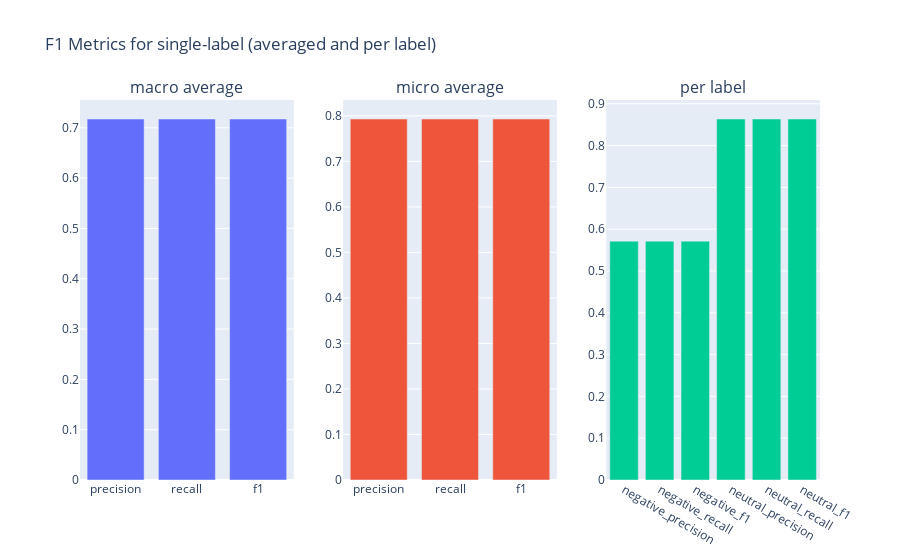

The code cell stored with this chart in its notebook:
### Code cell
f1("banking_sentiment_zs_gpt3", query="metrics.text_length:[* TO 175]").visualize()

### Figure 1 — Plotly figure (JSON) as saved in the notebook; plotly's stock layout.template omitted (floating-point values rounded to 4 significant figures)
{"data": [{"type": "bar", "x": ["precision", "recall", "f1"], "xaxis": "x", "y": [0.7175, 0.7175, 0.7175], "yaxis": "y"}, {"type": "bar", "x": ["precision", "recall", "f1"], "xaxis": "x2", "y": [0.7931, 0.7931, 0.7931], "yaxis": "y2"}, {"type": "bar", "x": ["negative_precision", "negative_recall", "negative_f1", "neutral_precision", "neutral_recall", "neutral_f1"], "xaxis": "x3", "y": [0.5714, 0.5714, 0.5714, 0.8636, 0.8636, 0.8636], "yaxis": "y3"}], "layout": {"annotations": [{"font": {"size": 16}, "showarrow": false, "text": "macro average", "x": 0.1444, "xanchor": "center", "xref": "paper", "y": 1, "yanchor": "bottom", "yref": "paper"}, {"font": {"size": 16}, "showarrow": false, "text": "micro average", "x": 0.5, "xanchor": "center", "xref": "paper", "y": 1, "yanchor": "bottom", "yref": "paper"}, {"font": {"size": 16}, "showarrow": false, "text": "per label", "x": 0.8556, "xanchor": "center", "xref": "paper", "y": 1, "yanchor": "bottom", "yref": "paper"}], "autosize": true, "showlegend": false, "title": {"text": "F1 Metrics for single-label (averaged and per label)"}, "xaxis": {"anchor": "y", "autorange": true, "domain": [0, 0.2889], "range": [-0.5, 2.5], "type": "category"}, "xaxis2": {"anchor": "y2", "autorange": true, "domain": [0.3556, 0.6444], "range": [-0.5, 2.5], "type": "category"}, "xaxis3": {"anchor": "y3", "autorange": true, "domain": [0.7111, 1], "range": [-0.5, 5.5], "type": "category"}, "yaxis": {"anchor": "x", "autorange": true, "domain": [0, 1], "range": [0, 0.7553], "type": "linear"}, "yaxis2": {"anchor": "x2", "autorange": true, "domain": [0, 1], "range": [0, 0.8348], "type": "linear"}, "yaxis3": {"anchor": "x3", "autorange": true, "domain": [0, 1], "range": [0, 0.9091], "type": "linear"}}}
